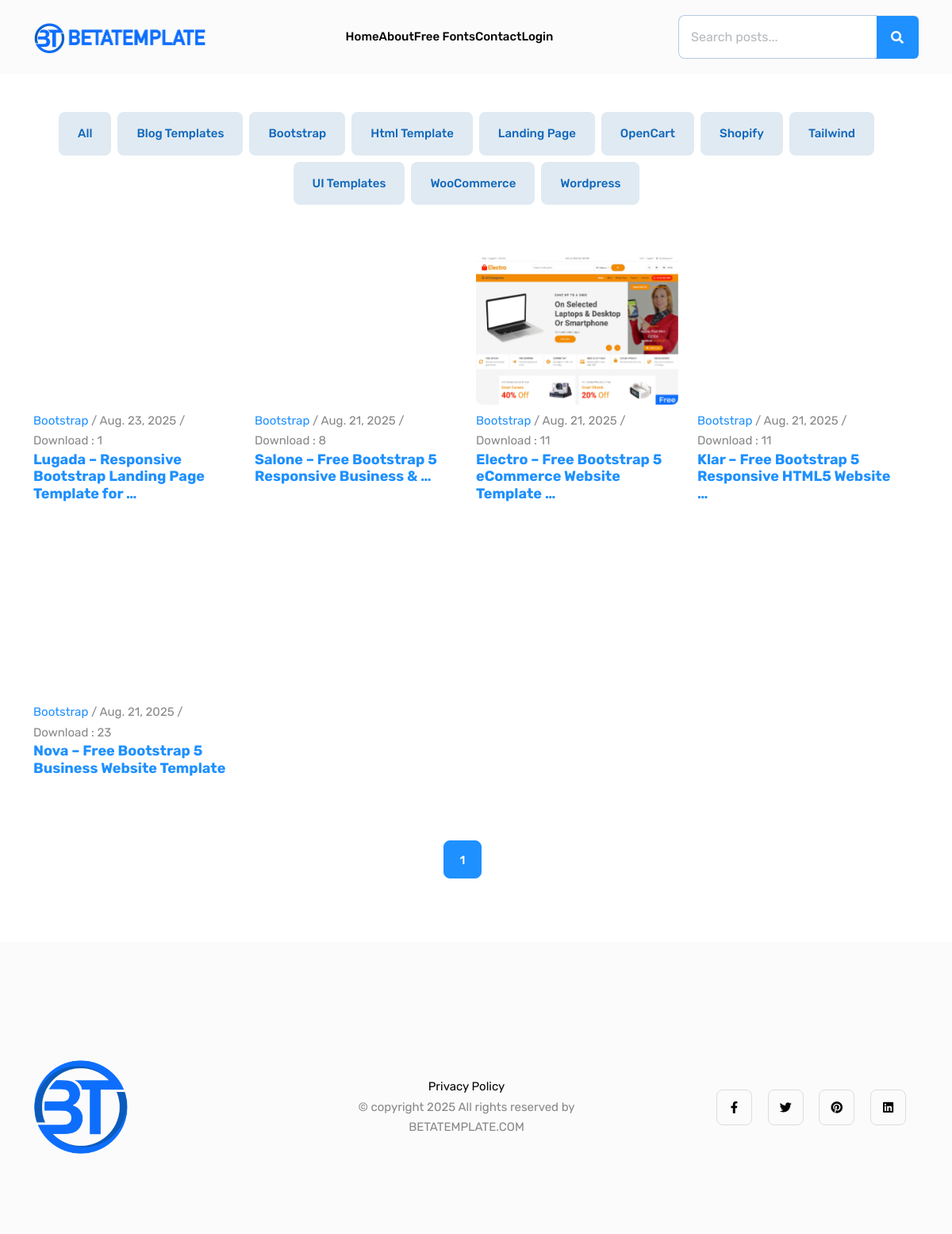
The app's page /category/bootstrap/ with its own data.
### api/models.py (models this page shows, shortened)
class Category(models.Model):
    name = models.CharField(max_length=100, unique=True)
    slug = models.SlugField(unique=True, blank=True)
    class Meta:
        verbose_name_plural = "Categories"
    def get_absolute_url(self):
        return reverse("category_posts", kwargs={"slug": self.slug})

class Post(models.Model):
    title = models.CharField(max_length=200)
    slug = models.SlugField(unique=True, blank=True)
    content = RichTextField()
    created_at = models.DateTimeField(auto_now_add=True)
    published = models.BooleanField(default=True)
    updated_at = models.DateTimeField(auto_now=True)
    views = models.PositiveIntegerField(default=0)
    tags = TaggableManager()
    image = models.ImageField(upload_to='post_images/', blank=True, null=True)
    author = models.ForeignKey(User, on_delete=models.CASCADE, related_name='posts')
    category = models.ForeignKey(Category, on_delete=models.CASCADE, related_name='posts')
    image_1 = models.ImageField(upload_to='post_images/', blank=True, null=True)
    image_2 = models.ImageField(upload_to='post_images/', blank=True, null=True)
    affiliate_link_1 = models.ForeignKey(
        'AffiliateLink',   # use string if AffiliateLink is defined later or in another app
        on_delete=models.SET_NULL,
        blank=True,
        null=True,
        related_name="posts_link_1"
    )
    affiliate_link_2 = models.ForeignKey(
        'AffiliateLink',   # use string if AffiliateLink is defined later or in another app
        on_delete=models.SET_NULL,
        blank=True,
        null=True,
        related_name="posts_link_2"
    )
    affiliate_link_3 = models.ForeignKey(
        'AffiliateLink',   # use string if AffiliateLink is defined later or in another app
        on_delete=models.SET_NULL,
        blank=True,
        null=True,
        related_name="posts_link_3"
    )
    affiliate_link_4 = models.ForeignKey(
        'AffiliateLink',   # use string if AffiliateLink is defined later or in another app
        on_delete=models.SET_NULL,
        blank=True,
        null=True,
        related_name="posts_link_4"
    )
    affiliate_link_5 = models.ForeignKey(
        'AffiliateLink',   # use string if AffiliateLink is defined later or in another app
        on_delete=models.SET_NULL,
        blank=True,
        null=True,
        related_name="posts_link_5"
    )
    download = models.CharField(max_length=200, blank=True, null=True)
    excerpt = models.TextField(blank=True, null=True)
    def get_absolute_url(self):
        return reverse("post_detail", kwargs={"slug": self.slug})
    def excerpt(self):
        return self.content[:150] + "..."

### api/views.py (the view)
# urls.py: path('category/<slug:slug>/', views.category_posts, name='category_posts'),
def category_posts(request, slug):
    category = get_object_or_404(Category, slug=slug)
    posts = Post.objects.filter(category=category).order_by('-created_at')
    paginator = Paginator(posts, 24)
    page_number = request.GET.get('page')
    page_obj = paginator.get_page(page_number)
    categories = Category.objects.annotate(post_count=Count('posts'))
    return render(request, "category_posts.html", {
        "category": category,
        "page_obj": page_obj,
        "categories": categories,
    })

### api/templates/category_posts.html (shortened to what this page needs)
{% extends 'base.html' %}
{% block content %}
<section class="my-5">
	<div class="container">
		<div class="row">
			<div class="col-lg-12">
				<div class="me-lg-4">
                    <div class="col-lg-12">
                        <ul class="pagination flex-wrap justify-content-center gap-2 p-0 m-0">
                            <li class="list-unstyled">
                              <a href="{% url 'post_list' %}" class="btn btn-outline-primary px-4 py-3 rounded">
                                All
                              </a>
                            </li>
                            {% for cat in categories %}
                              <li class="list-unstyled">
                                <a href="{{ cat.get_absolute_url }}" class="btn btn-outline-primary px-4 py-3 rounded">
                                  {{ cat.name }}
                                </a>
                              </li>
                            {% empty %}
                              <li>No categories available.</li>
                            {% endfor %}
                          </ul>
                    </div>
					<div class="row gy-5 my-3">
                        {% for post in page_obj %}
						<div class="col-md-3" data-aos="fade">
							<article class="blog-post">
								<div class="post-slider slider-sm rounded">
									<a href="{{ post.get_absolute_url }}"><img loading="lazy" decoding="async" src="{{ post.image.url }}" alt="Post Thumbnail"></a>
								</div>
								<div class="pt-2">
                  <span><a href="{{ post.category.get_absolute_url }}">{{ post.category.name }}</a> / {{post.created_at.date}} / Download : {{ post.views }}</span>
									<h5 class="h5"><a href="{{ post.get_absolute_url }}">{{ post.title|truncatewords:8 }}</a></h5>
								</div>
							</article>
						</div>
                        {% endfor %}
            <div class="col-12">
              <nav class="mt-4">
                <nav aria-label="Page navigation">
                  <ul class="pagination justify-content-center">
                    {% for num in page_obj.paginator.page_range %}
                      {% if num == 1 or num == page_obj.paginator.num_pages or num >= page_obj.number|add:'-1' and num <= page_obj.number|add:'1' %}
                        {% if num == page_obj.number %}
                          <li class="page-item active">
                            <span class="page-link btn btn-outline-primary text-white">{{ num }}</span>
                          </li>
                        {% else %}
                          <li class="page-item">
                            <a class="page-link" href="?page={{ num }}">{{ num }}</a>
                          </li>
                        {% endif %}
                      {% elif num == 2 and page_obj.number > 4 %}
                        <li class="page-item disabled"><span class="page-link">...</span></li>
                      {% elif num == page_obj.paginator.num_pages|add:'-1' and page_obj.number < page_obj.paginator.num_pages|add:'-3' %}
                        <li class="page-item disabled"><span class="page-link">...</span></li>
                      {% endif %}
                    {% endfor %}
                  </ul>
                </nav>
              </nav>
            </div>
					</div>
				</div>
			</div>
		</div>
	</div>
</section>
{% endblock %}

### records on screen
Category: name "Blog Templates"
Category: name "Bootstrap"
Category: name "Html Template"
Category: name "Landing Page"
Category: name "OpenCart"
Category: name "Shopify"
Category: name "Tailwind"
Category: name "UI Templates"
Category: name "WooCommerce"
Category: name "Wordpress"
Post: image (picture), category.name "Bootstrap", created_at "Aug. 23, 2025", views "1", title "Lugada – Responsive Bootstrap Landing Page Template for …"
Post: image (picture), category.name "Bootstrap", created_at "Aug. 21, 2025", views "8", title "Salone – Free Bootstrap 5 Responsive Business & …"
Post: image (picture), category.name "Bootstrap", created_at "Aug. 21, 2025", views "11", title "Electro – Free Bootstrap 5 eCommerce Website Template …"
Post: image (picture), category.name "Bootstrap", created_at "Aug. 21, 2025", views "11", title "Klar – Free Bootstrap 5 Responsive HTML5 Website …"
Post: image (picture), category.name "Bootstrap", created_at "Aug. 21, 2025", views "23", title "Nova – Free Bootstrap 5 Business Website Template"

### other values on screen
{{ num }} "1"
